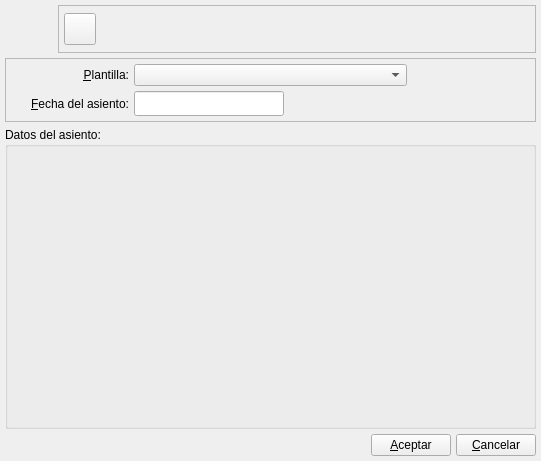
<ui version="4.0" >
 <class>BcAsientoInteligenteBase</class>
 <widget class="QWidget" name="BcAsientoInteligenteBase" >
  <property name="geometry" >
   <rect>
    <x>0</x>
    <y>0</y>
    <width>541</width>
    <height>461</height>
   </rect>
  </property>
  <property name="windowTitle" >
   <string>Aplicar Asiento Inteligente</string>
  </property>
  <property name="windowIcon" >
   <iconset resource="../../bulmages.qrc" >
    <normaloff>:/BulmaCont32x32/images/png/wizard.png</normaloff>:/BulmaCont32x32/images/png/wizard.png</iconset>
  </property>
  <layout class="QVBoxLayout" >
   <property name="spacing" >
    <number>5</number>
   </property>
   <property name="margin" >
    <number>5</number>
   </property>
   <item>
    <layout class="QHBoxLayout" >
     <property name="spacing" >
      <number>5</number>
     </property>
     <property name="margin" >
      <number>0</number>
     </property>
     <item>
      <widget class="QLabel" name="label" >
       <property name="minimumSize" >
        <size>
         <width>48</width>
         <height>48</height>
        </size>
       </property>
       <property name="maximumSize" >
        <size>
         <width>48</width>
         <height>48</height>
        </size>
       </property>
       <property name="pixmap" >
        <pixmap resource="../../bulmages.qrc" >:/BulmaCont32x32/images/png/wizard.png</pixmap>
       </property>
       <property name="scaledContents" >
        <bool>true</bool>
       </property>
      </widget>
     </item>
     <item>
      <widget class="QFrame" name="frame" >
       <property name="frameShape" >
        <enum>QFrame::StyledPanel</enum>
       </property>
       <property name="frameShadow" >
        <enum>QFrame::Raised</enum>
       </property>
       <layout class="QGridLayout" >
        <property name="margin" >
         <number>5</number>
        </property>
        <property name="spacing" >
         <number>5</number>
        </property>
        <item row="0" column="1" >
         <spacer>
          <property name="orientation" >
           <enum>Qt::Horizontal</enum>
          </property>
          <property name="sizeHint" stdset="0" >
           <size>
            <width>40</width>
            <height>20</height>
           </size>
          </property>
         </spacer>
        </item>
        <item row="0" column="0" >
         <widget class="QToolButton" name="toolButton" >
          <property name="minimumSize" >
           <size>
            <width>32</width>
            <height>32</height>
           </size>
          </property>
          <property name="maximumSize" >
           <size>
            <width>32</width>
            <height>32</height>
           </size>
          </property>
          <property name="icon" >
           <iconset resource="../../bulmages.qrc" >
            <normaloff>:/Images/edit-save.png</normaloff>:/Images/edit-save.png</iconset>
          </property>
          <property name="iconSize" >
           <size>
            <width>32</width>
            <height>32</height>
           </size>
          </property>
          <property name="shortcut" >
           <string>Ctrl+S</string>
          </property>
         </widget>
        </item>
       </layout>
      </widget>
     </item>
    </layout>
   </item>
   <item>
    <widget class="QFrame" name="frame_2" >
     <property name="frameShape" >
      <enum>QFrame::StyledPanel</enum>
     </property>
     <property name="frameShadow" >
      <enum>QFrame::Raised</enum>
     </property>
     <layout class="QGridLayout" >
      <property name="margin" >
       <number>5</number>
      </property>
      <property name="spacing" >
       <number>5</number>
      </property>
      <item row="0" column="1" colspan="2" >
       <widget class="QComboBox" name="mui_comboainteligentes" >
        <property name="sizePolicy" >
         <sizepolicy vsizetype="Fixed" hsizetype="Expanding" >
          <horstretch>0</horstretch>
          <verstretch>0</verstretch>
         </sizepolicy>
        </property>
        <property name="autoCompletion" >
         <bool>true</bool>
        </property>
        <property name="duplicatesEnabled" >
         <bool>false</bool>
        </property>
       </widget>
      </item>
      <item row="1" column="1" >
       <widget class="BlDateSearch" name="fechaasiento" >
        <property name="sizePolicy" >
         <sizepolicy vsizetype="Fixed" hsizetype="Expanding" >
          <horstretch>0</horstretch>
          <verstretch>0</verstretch>
         </sizepolicy>
        </property>
        <property name="maximumSize" >
         <size>
          <width>150</width>
          <height>32767</height>
         </size>
        </property>
       </widget>
      </item>
      <item row="1" column="0" >
       <widget class="QLabel" name="textLabel1_2" >
        <property name="text" >
         <string>&amp;Fecha del asiento:</string>
        </property>
        <property name="alignment" >
         <set>Qt::AlignRight|Qt::AlignTrailing|Qt::AlignVCenter</set>
        </property>
        <property name="buddy" >
         <cstring>fechaasiento</cstring>
        </property>
       </widget>
      </item>
      <item row="0" column="0" >
       <widget class="QLabel" name="textLabel1" >
        <property name="text" >
         <string>&amp;Plantilla:</string>
        </property>
        <property name="alignment" >
         <set>Qt::AlignRight|Qt::AlignTrailing|Qt::AlignVCenter</set>
        </property>
        <property name="buddy" >
         <cstring>mui_comboainteligentes</cstring>
        </property>
       </widget>
      </item>
      <item row="1" column="2" colspan="2" >
       <spacer>
        <property name="orientation" >
         <enum>Qt::Horizontal</enum>
        </property>
        <property name="sizeHint" stdset="0" >
         <size>
          <width>201</width>
          <height>25</height>
         </size>
        </property>
       </spacer>
      </item>
     </layout>
    </widget>
   </item>
   <item>
    <widget class="QGroupBox" name="mui_datosAsiento" >
     <property name="sizePolicy" >
      <sizepolicy vsizetype="Expanding" hsizetype="Preferred" >
       <horstretch>0</horstretch>
       <verstretch>0</verstretch>
      </sizepolicy>
     </property>
     <property name="title" >
      <string>Datos del asiento:</string>
     </property>
    </widget>
   </item>
   <item>
    <layout class="QHBoxLayout" >
     <property name="spacing" >
      <number>5</number>
     </property>
     <property name="margin" >
      <number>0</number>
     </property>
     <item>
      <spacer>
       <property name="orientation" >
        <enum>Qt::Horizontal</enum>
       </property>
       <property name="sizeHint" stdset="0" >
        <size>
         <width>40</width>
         <height>20</height>
        </size>
       </property>
      </spacer>
     </item>
     <item>
      <widget class="QPushButton" name="mui_aceptar" >
       <property name="focusPolicy" >
        <enum>Qt::TabFocus</enum>
       </property>
       <property name="acceptDrops" >
        <bool>true</bool>
       </property>
       <property name="text" >
        <string>&amp;Aceptar</string>
       </property>
       <property name="shortcut" >
        <string>Return</string>
       </property>
       <property name="autoDefault" >
        <bool>false</bool>
       </property>
       <property name="default" >
        <bool>false</bool>
       </property>
      </widget>
     </item>
     <item>
      <widget class="QPushButton" name="mui_cancelar" >
       <property name="focusPolicy" >
        <enum>Qt::NoFocus</enum>
       </property>
       <property name="text" >
        <string>&amp;Cancelar</string>
       </property>
       <property name="autoDefault" >
        <bool>false</bool>
       </property>
      </widget>
     </item>
    </layout>
   </item>
  </layout>
 </widget>
 <layoutdefault spacing="6" margin="11" />
 <customwidgets>
  <customwidget>
   <class>BlDateSearch</class>
   <extends>QLineEdit</extends>
   <header>bldatesearch.h</header>
  </customwidget>
 </customwidgets>
 <tabstops>
  <tabstop>mui_aceptar</tabstop>
  <tabstop>mui_comboainteligentes</tabstop>
  <tabstop>fechaasiento</tabstop>
  <tabstop>toolButton</tabstop>
 </tabstops>
 <resources>
  <include location="../../bulmages.qrc" />
 </resources>
 <connections>
  <connection>
   <sender>mui_cancelar</sender>
   <signal>clicked()</signal>
   <receiver>BcAsientoInteligenteBase</receiver>
   <slot>close()</slot>
   <hints>
    <hint type="sourcelabel" >
     <x>579</x>
     <y>444</y>
    </hint>
    <hint type="destinationlabel" >
     <x>596</x>
     <y>460</y>
    </hint>
   </hints>
  </connection>
 </connections>
</ui>
